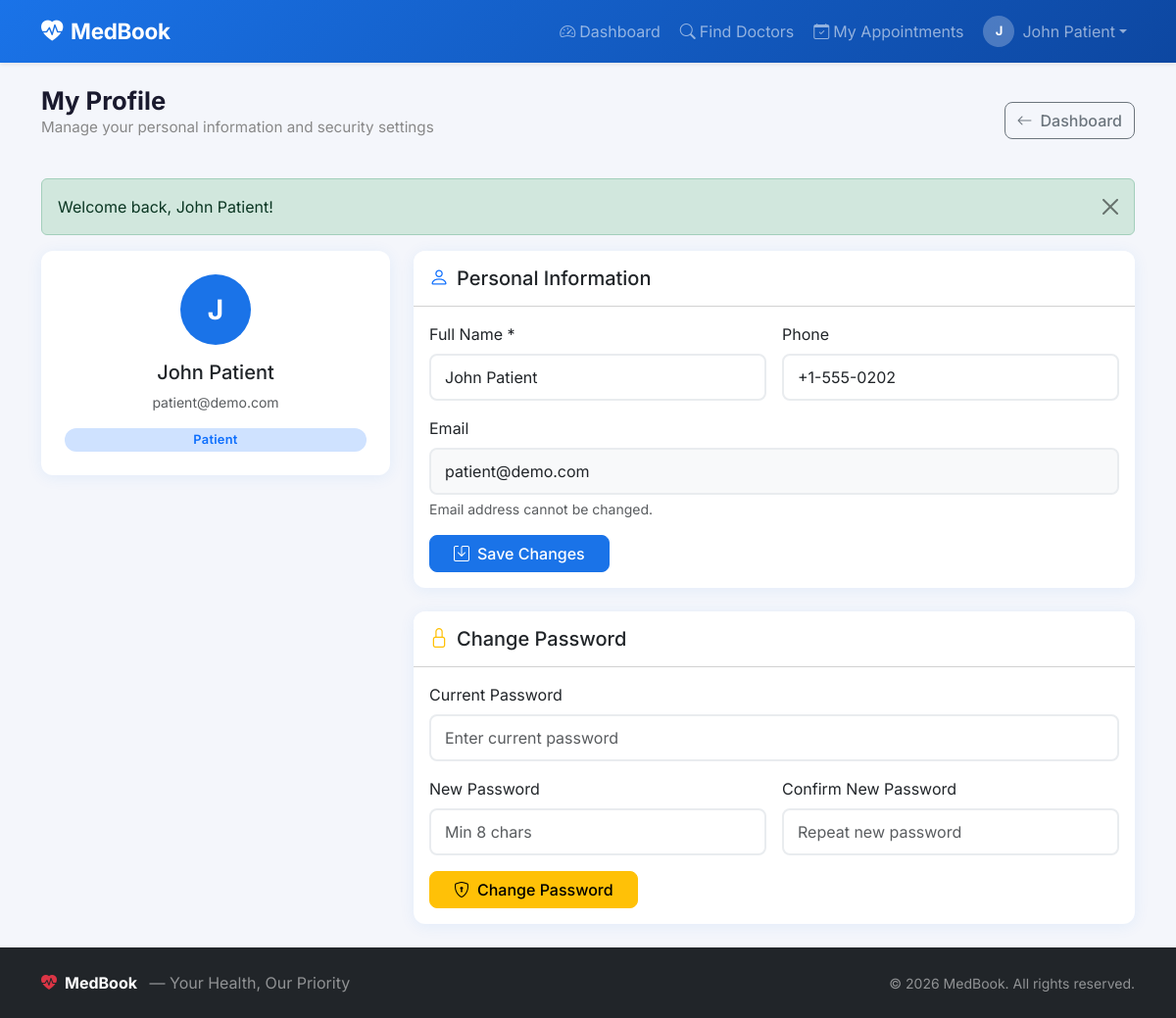
The app's page /patient/profile.php (signed in) with its own data.
### tables this page shows
CREATE TABLE IF NOT EXISTS users (
    id INT UNSIGNED AUTO_INCREMENT PRIMARY KEY,
    full_name VARCHAR(150) NOT NULL,
    email VARCHAR(200) NOT NULL UNIQUE,
    password VARCHAR(255) NOT NULL,            
    role ENUM('doctor','patient') NOT NULL,
    phone VARCHAR(20) DEFAULT NULL,
     
    specialty VARCHAR(100) DEFAULT NULL,
    bio TEXT DEFAULT NULL,
    experience_years TINYINT UNSIGNED DEFAULT NULL,
    consultation_fee DECIMAL(10,2) DEFAULT NULL,
    profile_image VARCHAR(255) DEFAULT NULL,
     
    is_active TINYINT(1) NOT NULL DEFAULT 1,
    created_at TIMESTAMP DEFAULT CURRENT_TIMESTAMP,
    updated_at TIMESTAMP DEFAULT CURRENT_TIMESTAMP ON UPDATE CURRENT_TIMESTAMP,
    INDEX idx_role (role),
    INDEX idx_email (email)
);

### includes/helpers.php (called while the page is built, shortened)
<?php
function e(string $str): string {
    return htmlspecialchars($str, ENT_QUOTES | ENT_HTML5, 'UTF-8');
}
function url(string $path): string {
    return SITE_URL . '/' . ltrim($path, '/');
}

### patient/profile.php (the view, shortened to what this page needs)
<?php
require_once __DIR__ . '/../includes/session.php';
require_once __DIR__ . '/../includes/helpers.php';
$pdo       = getDB();
$patientId = currentUserId();
$stmt = $pdo->prepare("SELECT * FROM users WHERE id = ?");
$stmt->execute([$patientId]);
$patient = $stmt->fetch();
require_once __DIR__ . '/../includes/header.php';
?>
<div class="d-flex justify-content-between align-items-center mb-4">
    <div>
        <h2 class="section-title mb-0">My Profile</h2>
        <p class="section-subtitle">Manage your personal information and security settings</p>
    </div>
    <a href="<?= url('patient/dashboard.php') ?>" class="btn btn-outline-secondary">
        <i class="bi bi-arrow-left me-2"></i>Dashboard
    </a>
</div>
<div class="row g-4">
    <div class="col-lg-4">
        <div class="card text-center p-4">
            <div class="avatar-lg mx-auto mb-3"><?= strtoupper(substr($patient['full_name'], 0, 1)) ?></div>
            <h5 class="fw-700"><?= e($patient['full_name']) ?></h5>
            <p class="text-muted small"><?= e($patient['email']) ?></p>
            <span class="badge bg-primary-subtle text-primary">Patient</span>
        </div>
    </div>
    <div class="col-lg-8">
        <div class="card mb-4">
            <div class="card-header bg-white py-3">
                <h5 class="mb-0"><i class="bi bi-person me-2 text-primary"></i>Personal Information</h5>
            </div>
            <div class="card-body">
                <form method="POST">
                    <div class="row g-3">
                        <div class="col-md-6">
                            <label class="form-label fw-600">Full Name *</label>
                            <input type="text" name="full_name" class="form-control" value="<?= e($patient['full_name']) ?>" required>
                        </div>
                        <div class="col-md-6">
                            <label class="form-label fw-600">Phone</label>
                            <input type="tel" name="phone" class="form-control" value="<?= e($patient['phone'] ?? '') ?>">
                        </div>
                        <div class="col-12">
                            <label class="form-label fw-600">Email</label>
                            <input type="email" class="form-control bg-light" value="<?= e($patient['email']) ?>" disabled>
                            <div class="form-text">Email address cannot be changed.</div>
                        </div>
                        <div class="col-12">
                            <button type="submit" class="btn btn-primary px-4">
                                <i class="bi bi-save me-2"></i>Save Changes
                            </button>
                        </div>
                    </div>
                </form>
            </div>
        </div>
        <div class="card">
            <div class="card-header bg-white py-3">
                <h5 class="mb-0"><i class="bi bi-lock me-2 text-warning"></i>Change Password</h5>
            </div>
            <div class="card-body">
                <form method="POST">
                    <div class="row g-3">
                        <div class="col-12">
                            <label class="form-label fw-600">Current Password</label>
                            <input type="password" name="current_password" class="form-control" placeholder="Enter current password" required>
                        </div>
                        <div class="col-md-6">
                            <label class="form-label fw-600">New Password</label>
                            <input type="password" name="new_password" id="password" class="form-control" placeholder="Min 8 chars" required>
                        </div>
                        <div class="col-md-6">
                            <label class="form-label fw-600">Confirm New Password</label>
                            <input type="password" name="confirm_password" class="form-control" placeholder="Repeat new password" required>
                        </div>
                        <div class="col-12">
                            <button type="submit" class="btn btn-warning px-4">
                                <i class="bi bi-shield-lock me-2"></i>Change Password
                            </button>
                        </div>
                    </div>
                </form>
            </div>
        </div>
    </div>
</div>
<?php require_once __DIR__ . '/../includes/footer.php'; ?>

### assets/css/style.css (style rules this page uses)
:root { --primary: #1a73e8; --primary-dark: #0d47a1; --success: #2e7d32; --danger: #c62828; --warning: #f57c00; --light-bg: #f4f6fb; --card-shadow: 0 2px 16px rgba(26, 115, 232, 0.08); --border-r: 12px; }
body { font-family: 'Inter', 'Segoe UI', Arial, sans-serif; background: var(--light-bg); color: #333; min-height: 100vh; display: flex; flex-direction: column; }
.avatar-lg { width: 72px; height: 72px; background: var(--primary); border-radius: 50%; display: inline-flex; align-items: center; justify-content: center; font-weight: 700; font-size: 28px; color: #fff; flex-shrink: 0; }
.card { border: none !important; border-radius: var(--border-r) !important; box-shadow: var(--card-shadow) !important; }
.card-header { border-radius: var(--border-r) var(--border-r) 0 0 !important; font-weight: 600; }
.badge { padding: 6px 14px; border-radius: 20px; font-size: 0.8rem; font-weight: 600; letter-spacing: 0.3px; }
.form-control, .form-select { border: 2px solid #e9ecef; border-radius: 8px; padding: 10px 14px; transition: border-color 0.2s, box-shadow 0.2s; }
.btn { border-radius: 8px; font-weight: 500; transition: all 0.2s; }
.btn-primary { background: var(--primary); border-color: var(--primary); }
.section-title { font-size: 1.6rem; font-weight: 700; color: #1a1a2e; margin-bottom: 4px; }
.section-subtitle { color: #888; font-size: 0.95rem; }

### records on screen
users: full_name "J", full_name "John Patient", email "patient@demo.com", phone "+1-555-0202"

### other values on screen
SITE_NAME "MedBook"
substr($_SESSION['user_name'] ?? 'U', 0, 1) "J"
$_SESSION['user_name'] "John Patient"
$msg "Welcome back, John Patient!"
